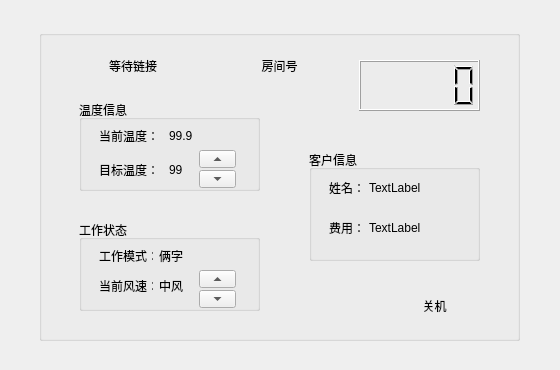
<?xml version="1.0" encoding="UTF-8"?>
<ui version="4.0">
 <class>MainWindow</class>
 <widget class="QMainWindow" name="MainWindow">
  <property name="geometry">
   <rect>
    <x>0</x>
    <y>0</y>
    <width>560</width>
    <height>370</height>
   </rect>
  </property>
  <property name="windowTitle">
   <string>MainWindow</string>
  </property>
  <property name="styleSheet">
   <string notr="true">font: 9pt &quot;幼圆&quot;; </string>
  </property>
  <property name="documentMode">
   <bool>false</bool>
  </property>
  <widget class="QWidget" name="centralwidget">
   <widget class="QGroupBox" name="groupBox_3">
    <property name="geometry">
     <rect>
      <x>39</x>
      <y>30</y>
      <width>481</width>
      <height>311</height>
     </rect>
    </property>
    <property name="title">
     <string/>
    </property>
    <widget class="QLCDNumber" name="lcdNumber">
     <property name="geometry">
      <rect>
       <x>320</x>
       <y>30</y>
       <width>121</width>
       <height>51</height>
      </rect>
     </property>
    </widget>
    <widget class="QLabel" name="roomNumLabel">
     <property name="geometry">
      <rect>
       <x>200</x>
       <y>20</y>
       <width>81</width>
       <height>31</height>
      </rect>
     </property>
     <property name="font">
      <font>
       <family>幼圆</family>
       <pointsize>9</pointsize>
       <weight>50</weight>
       <italic>false</italic>
       <bold>false</bold>
      </font>
     </property>
     <property name="text">
      <string>房间号</string>
     </property>
     <property name="alignment">
      <set>Qt::AlignCenter</set>
     </property>
    </widget>
    <widget class="QGroupBox" name="groupBox">
     <property name="geometry">
      <rect>
       <x>40</x>
       <y>70</y>
       <width>181</width>
       <height>91</height>
      </rect>
     </property>
     <property name="title">
      <string>温度信息</string>
     </property>
     <widget class="QLabel" name="temNumLabel">
      <property name="geometry">
       <rect>
        <x>90</x>
        <y>20</y>
        <width>54</width>
        <height>31</height>
       </rect>
      </property>
      <property name="text">
       <string>99.9</string>
      </property>
      <property name="alignment">
       <set>Qt::AlignLeading|Qt::AlignLeft|Qt::AlignVCenter</set>
      </property>
     </widget>
     <widget class="QLabel" name="ActualTemLabel">
      <property name="geometry">
       <rect>
        <x>20</x>
        <y>20</y>
        <width>61</width>
        <height>31</height>
       </rect>
      </property>
      <property name="text">
       <string>当前温度：</string>
      </property>
      <property name="alignment">
       <set>Qt::AlignLeading|Qt::AlignLeft|Qt::AlignVCenter</set>
      </property>
     </widget>
     <widget class="QLabel" name="goalTemLabel">
      <property name="geometry">
       <rect>
        <x>20</x>
        <y>60</y>
        <width>61</width>
        <height>20</height>
       </rect>
      </property>
      <property name="text">
       <string>目标温度：</string>
      </property>
     </widget>
     <widget class="QLabel" name="label">
      <property name="geometry">
       <rect>
        <x>90</x>
        <y>60</y>
        <width>54</width>
        <height>20</height>
       </rect>
      </property>
      <property name="text">
       <string>99</string>
      </property>
     </widget>
     <widget class="QToolButton" name="toolButton_3">
      <property name="geometry">
       <rect>
        <x>120</x>
        <y>50</y>
        <width>37</width>
        <height>18</height>
       </rect>
      </property>
      <property name="cursor">
       <cursorShape>PointingHandCursor</cursorShape>
      </property>
      <property name="text">
       <string>...</string>
      </property>
      <property name="arrowType">
       <enum>Qt::UpArrow</enum>
      </property>
     </widget>
     <widget class="QToolButton" name="toolButton_4">
      <property name="geometry">
       <rect>
        <x>120</x>
        <y>70</y>
        <width>37</width>
        <height>18</height>
       </rect>
      </property>
      <property name="cursor">
       <cursorShape>PointingHandCursor</cursorShape>
      </property>
      <property name="text">
       <string>...</string>
      </property>
      <property name="arrowType">
       <enum>Qt::DownArrow</enum>
      </property>
     </widget>
    </widget>
    <widget class="QGroupBox" name="groupBox_2">
     <property name="geometry">
      <rect>
       <x>40</x>
       <y>190</y>
       <width>181</width>
       <height>91</height>
      </rect>
     </property>
     <property name="styleSheet">
      <string notr="true"/>
     </property>
     <property name="title">
      <string>工作状态</string>
     </property>
     <widget class="QLabel" name="workType">
      <property name="geometry">
       <rect>
        <x>80</x>
        <y>20</y>
        <width>54</width>
        <height>31</height>
       </rect>
      </property>
      <property name="text">
       <string>俩字</string>
      </property>
      <property name="alignment">
       <set>Qt::AlignLeading|Qt::AlignLeft|Qt::AlignVCenter</set>
      </property>
     </widget>
     <widget class="QLabel" name="ActualWindLabel">
      <property name="geometry">
       <rect>
        <x>20</x>
        <y>60</y>
        <width>54</width>
        <height>12</height>
       </rect>
      </property>
      <property name="text">
       <string>当前风速：</string>
      </property>
     </widget>
     <widget class="QLabel" name="windNumLabel">
      <property name="geometry">
       <rect>
        <x>80</x>
        <y>60</y>
        <width>54</width>
        <height>12</height>
       </rect>
      </property>
      <property name="styleSheet">
       <string notr="true"/>
      </property>
      <property name="text">
       <string>中风</string>
      </property>
     </widget>
     <widget class="QToolButton" name="toolButton">
      <property name="geometry">
       <rect>
        <x>120</x>
        <y>50</y>
        <width>37</width>
        <height>18</height>
       </rect>
      </property>
      <property name="cursor">
       <cursorShape>PointingHandCursor</cursorShape>
      </property>
      <property name="text">
       <string>...</string>
      </property>
      <property name="toolButtonStyle">
       <enum>Qt::ToolButtonIconOnly</enum>
      </property>
      <property name="arrowType">
       <enum>Qt::UpArrow</enum>
      </property>
     </widget>
     <widget class="QToolButton" name="toolButton_2">
      <property name="geometry">
       <rect>
        <x>120</x>
        <y>70</y>
        <width>37</width>
        <height>18</height>
       </rect>
      </property>
      <property name="cursor">
       <cursorShape>PointingHandCursor</cursorShape>
      </property>
      <property name="text">
       <string>...</string>
      </property>
      <property name="arrowType">
       <enum>Qt::DownArrow</enum>
      </property>
     </widget>
     <widget class="QLabel" name="label_4">
      <property name="geometry">
       <rect>
        <x>20</x>
        <y>20</y>
        <width>54</width>
        <height>31</height>
       </rect>
      </property>
      <property name="text">
       <string>工作模式：</string>
      </property>
     </widget>
    </widget>
    <widget class="QGroupBox" name="groupBox_4">
     <property name="geometry">
      <rect>
       <x>270</x>
       <y>120</y>
       <width>171</width>
       <height>111</height>
      </rect>
     </property>
     <property name="title">
      <string>客户信息</string>
     </property>
     <widget class="QLabel" name="payNumLabel">
      <property name="geometry">
       <rect>
        <x>60</x>
        <y>70</y>
        <width>54</width>
        <height>16</height>
       </rect>
      </property>
      <property name="text">
       <string>TextLabel</string>
      </property>
      <property name="alignment">
       <set>Qt::AlignLeading|Qt::AlignLeft|Qt::AlignVCenter</set>
      </property>
     </widget>
     <widget class="QLabel" name="label_2">
      <property name="geometry">
       <rect>
        <x>20</x>
        <y>30</y>
        <width>31</width>
        <height>16</height>
       </rect>
      </property>
      <property name="text">
       <string>姓名：</string>
      </property>
     </widget>
     <widget class="QLabel" name="payLabel">
      <property name="geometry">
       <rect>
        <x>20</x>
        <y>70</y>
        <width>41</width>
        <height>16</height>
       </rect>
      </property>
      <property name="text">
       <string>费用：</string>
      </property>
     </widget>
     <widget class="QLabel" name="label_3">
      <property name="geometry">
       <rect>
        <x>60</x>
        <y>30</y>
        <width>54</width>
        <height>16</height>
       </rect>
      </property>
      <property name="text">
       <string>TextLabel</string>
      </property>
     </widget>
    </widget>
    <widget class="QPushButton" name="switchButton">
     <property name="geometry">
      <rect>
       <x>350</x>
       <y>260</y>
       <width>91</width>
       <height>31</height>
      </rect>
     </property>
     <property name="cursor">
      <cursorShape>PointingHandCursor</cursorShape>
     </property>
     <property name="text">
      <string>关机</string>
     </property>
     <property name="iconSize">
      <size>
       <width>100</width>
       <height>100</height>
      </size>
     </property>
     <property name="checkable">
      <bool>false</bool>
     </property>
     <property name="autoDefault">
      <bool>false</bool>
     </property>
     <property name="default">
      <bool>false</bool>
     </property>
     <property name="flat">
      <bool>true</bool>
     </property>
    </widget>
    <widget class="QLabel" name="label_5">
     <property name="geometry">
      <rect>
       <x>70</x>
       <y>20</y>
       <width>54</width>
       <height>31</height>
      </rect>
     </property>
     <property name="text">
      <string>等待链接</string>
     </property>
    </widget>
   </widget>
  </widget>
 </widget>
 <resources/>
 <connections/>
</ui>
